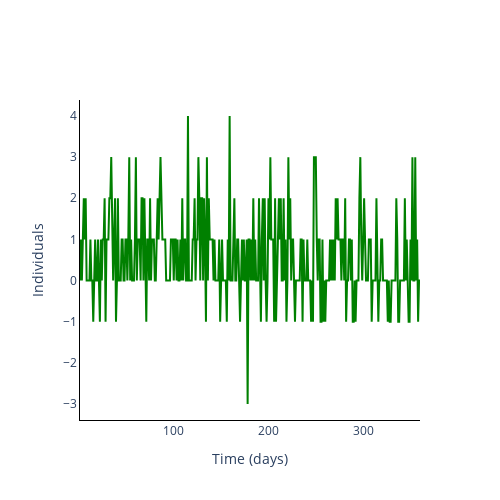

The notebook cell this image was saved under:
### Markdown cell above
### Plot incidence of infection

### Code cell
fig = go.Figure()

incidence = np.zeros((num_experiments, len(times)))
incidence[:, 1:] = output_algorithm[:, 1:, 1] - output_algorithm[:, :-1, 1]

for _ in range(num_experiments):
    fig.add_trace(
        go.Scatter(
            y=incidence[_, :].tolist(),
            x=times,
            mode='lines',
            name=trace_name[s],
            line_color=colours[s],
            showlegend=False,
        ),
)

# Add axis labels
fig.update_layout(
    width=500, 
    height=500,
    plot_bgcolor='white',
    xaxis=dict(
        linecolor='black',
        title = 'Time (days)'
        ),
    yaxis=dict(
        linecolor='black',
        title = 'Individuals'),
    #legend=dict(
    #    orientation="h",
    #    yanchor="bottom",
    #    y=1.02,
    #    xanchor="right",
    #    x=1
    #)
    )

fig.write_image('images/Incidence.pdf')
fig.show()

### Figure 1 — Plotly figure (JSON) as saved in the notebook; plotly's stock layout.template omitted (floating-point values rounded to 4 significant figures; data arrays with more than 128 entries replaced by an {"elided": "..."} marker saying what was removed)
{"data": [{"line": {"color": "green"}, "mode": "lines", "name": "R", "showlegend": false, "type": "scatter", "x": {"elided": "360 int values"}, "y": {"elided": "360 int values"}}], "layout": {"height": 500, "plot_bgcolor": "white", "width": 500, "xaxis": {"linecolor": "black", "title": {"text": "Time (days)"}}, "yaxis": {"linecolor": "black", "title": {"text": "Individuals"}}}}
